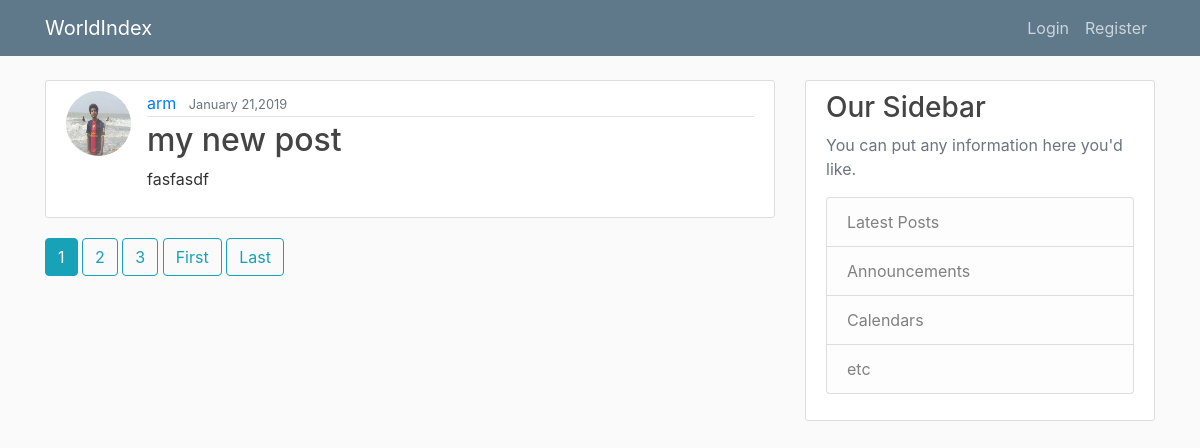
Before: / with the older database file.
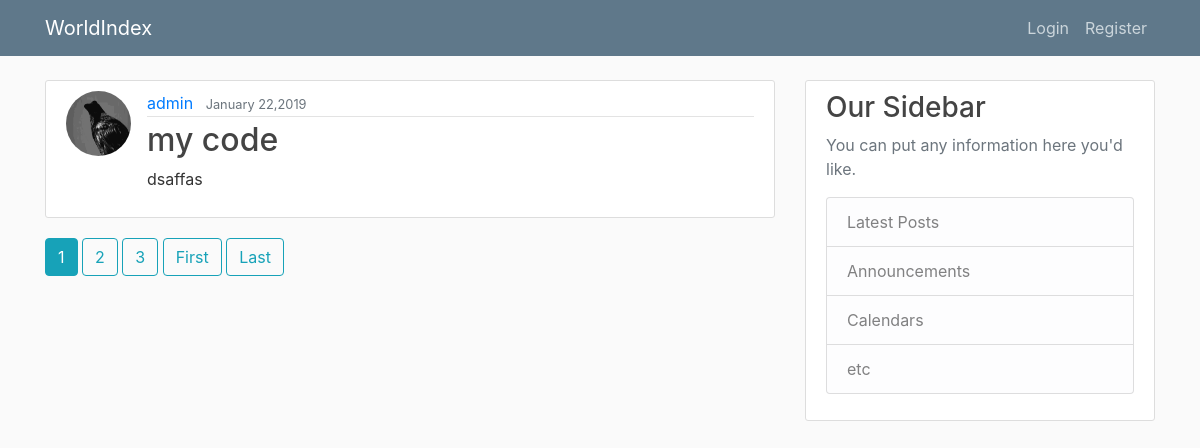
After: the same page with the newer database file.
### blog_app/models.py (models this page shows, shortened)
class Post(models.Model):
    title = models.CharField(max_length = 100)
    content = models.TextField()
    date_posted = models.DateTimeField(default= timezone.now)
    author = models.ForeignKey(User,on_delete= models.CASCADE)

### users/models.py (models this page shows, shortened)
class Profile(models.Model):
    user = models.OneToOneField(User,on_delete=models.CASCADE)
    image = models.ImageField(default = 'default.jpg',upload_to='profile_pics')
    ''' Signal'''

### blog_app/views.py (the view)
# urls.py: path('',PostListView.as_view(),name = 'home-view'),
class PostListView(ListView):
    model = Post
    template_name = 'home.html'
    context_object_name = 'posts'
    ordering = '-date_posted'
    paginate_by = 1

### templates/home.html (shortened to what this page needs)
{% extends "base.html" %}
{% block content%}
{% for post in posts %}
<article class="media content-section">
    <img class="rounded-circle article-img" src="{{ post.author.profile.image.url }}">
    <div class="media-body">
        <div class="article-metadata">
            <a class="mr-2" href="#">{{ post.author }}</a>
            <small class="text-muted">{{ post.date_posted |date:"F d,Y" }}</small>
        </div>
        <h2><a class="article-title" href="{% url 'detail-view' post.id %}">{{ post.title }}</a></h2>
        <p class="article-content">{{ post.content }}</p>
    </div>
</article>
{% endfor %}
{% if is_paginated %}
{% for num in page_obj.paginator.page_range %}
{% if page_obj.number == num %}
<a class="btn btn-info mb-4" href="?page={{num}}">{{num}}</a>
{% elif num > page_obj.number|add:'-3' and num < page_obj.number|add:'3' %} <a class="btn btn-outline-info mb-4" href="?page={{num}}">{{num}}</a>
    {% endif %}
    {% endfor%}
    {% if page_obj.has_next %}
    <a class="btn btn-outline-info mb-4" href="?page={{ page_obj.next_page_number }}">First</a>
    <a class="btn btn-outline-info mb-4" href="?page={{ page_obj.paginator.num_pages }}">Last</a>
    {% endif %}
    {% endif %}
    {% endblock content %}

### templates/base.html (shortened to what this page needs)
{% load static %}
<html>
<link rel="stylesheet" href="https://maxcdn.bootstrapcdn.com/bootstrap/4.0.0/css/bootstrap.min.css"
>
<link rel="stylesheet" href="{% static 'blog/main.css'  %}">
<body>
    <header class="site-header">
        <nav class="navbar navbar-expand-md navbar-dark bg-steel fixed-top">
            <div class="container">
                    {% if user.is_authenticated %}
                <a class="navbar-brand mr-4" href="{% url 'home-view' %}">WorldIndex</a>
                    {% else %}
                    <a class="navbar-brand mr-4" href="#">WorldIndex</a>
                    {%endif%}
                <div class="collapse navbar-collapse" id="navbarToggle">
                    <div class="navbar-nav">
                        {% if user.is_authenticated %}
                        <a class="nav-item nav-link" href="{% url 'create-view' %}"> Create Post</a>
                        <a class="nav-item nav-link" href="{% url 'profile' %}"> Profile</a>
                        <a class="nav-item nav-link" href="{% url 'logout' %}">Log Out</a>
                        {% else %}
                        <a class="nav-item nav-link" href="{% url 'login' %}">Login</a>
                        <a class="nav-item nav-link" href="{% url 'register' %}">Register</a>
                        {% endif %}
                    </div>
                </div>
            </div>
        </nav>
    </header>
    <main role="main" class="container">
        <div class="row">
            <div class="col-md-8">
                {% block content %}{% endblock %}
            </div>
            <div class="col-md-4">
                <div class="content-section">
                    <h3>Our Sidebar</h3>
                    <p class='text-muted'>You can put any information here you'd like.
                        <ul class="list-group">
                            <li class="list-group-item list-group-item-light">Latest Posts</li>
                            <li class="list-group-item list-group-item-light">Announcements</li>
                            <li class="list-group-item list-group-item-light">Calendars</li>
                            <li class="list-group-item list-group-item-light">etc</li>
                        </ul>
                    </p>
                </div>
            </div>
        </div>
    </main>
</body>
</html>

### blog_app/static/blog/main.css (style rules this page uses)
body { background: #fafafa; color: #333333; margin-top: 5rem; }
h1, h2, h3, h4, h5, h6 { color: #444444; }
ul { margin: 0; }
.bg-steel { background-color: #5f788a; }
.site-header .navbar-nav .nav-link { color: #cbd5db; }
.content-section { background: #ffffff; padding: 10px 20px; border: 1px solid #dddddd; border-radius: 3px; margin-bottom: 20px; }
.article-title { color: #444444; }
.article-content { white-space: pre-line; }
.article-img { height: 65px; width: 65px; margin-right: 16px; }
.article-metadata { padding-bottom: 1px; margin-bottom: 4px; border-bottom: 1px solid #e3e3e3 }

Changed rows visible on the page:
no longer on this page (row unchanged): Post: author.profile.image (picture), author "arm", date_posted "January 21,2019", title "my new post", content "fasfasdf"
added Post: author.profile.image (picture), author "admin", date_posted "January 22,2019", title "my code", content "dsaffas"
